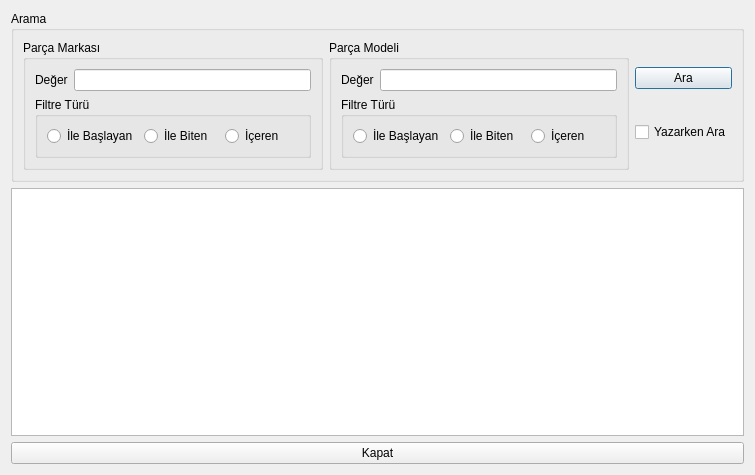
<?xml version="1.0" encoding="UTF-8"?>
<ui version="4.0">
 <class>TKNKasaListe</class>
 <widget class="QDialog" name="TKNKasaListe">
  <property name="geometry">
   <rect>
    <x>0</x>
    <y>0</y>
    <width>755</width>
    <height>475</height>
   </rect>
  </property>
  <property name="windowTitle">
   <string>Dialog</string>
  </property>
  <property name="styleSheet">
   <string notr="true"/>
  </property>
  <layout class="QVBoxLayout" name="verticalLayout_4">
   <item>
    <widget class="QGroupBox" name="groupBox">
     <property name="title">
      <string>Arama</string>
     </property>
     <layout class="QHBoxLayout" name="horizontalLayout_7">
      <item>
       <widget class="QGroupBox" name="groupBox_2">
        <property name="title">
         <string>Parça Markası</string>
        </property>
        <layout class="QVBoxLayout" name="verticalLayout">
         <item>
          <layout class="QHBoxLayout" name="horizontalLayout_3">
           <item>
            <widget class="QLabel" name="label">
             <property name="text">
              <string>Değer</string>
             </property>
             <property name="buddy">
              <cstring>leParcaMarkaDegeri</cstring>
             </property>
            </widget>
           </item>
           <item>
            <widget class="QLineEdit" name="leParcaMarkaDegeri"/>
           </item>
          </layout>
         </item>
         <item>
          <widget class="QGroupBox" name="groupBox_3">
           <property name="title">
            <string>Filtre Türü</string>
           </property>
           <layout class="QHBoxLayout" name="horizontalLayout_2">
            <item>
             <layout class="QHBoxLayout" name="horizontalLayout">
              <item>
               <widget class="QRadioButton" name="rbParcaMarkaIleBaslayan">
                <property name="text">
                 <string>İle Başlayan</string>
                </property>
               </widget>
              </item>
              <item>
               <widget class="QRadioButton" name="rbParcaMarkaIleBiten">
                <property name="text">
                 <string>İle Biten</string>
                </property>
               </widget>
              </item>
              <item>
               <widget class="QRadioButton" name="rbParcaMarkaIceren">
                <property name="text">
                 <string>İçeren</string>
                </property>
               </widget>
              </item>
             </layout>
            </item>
           </layout>
          </widget>
         </item>
        </layout>
       </widget>
      </item>
      <item>
       <widget class="QGroupBox" name="groupBox_4">
        <property name="title">
         <string>Parça Modeli</string>
        </property>
        <layout class="QVBoxLayout" name="verticalLayout_2">
         <item>
          <layout class="QHBoxLayout" name="horizontalLayout_4">
           <item>
            <widget class="QLabel" name="label_2">
             <property name="text">
              <string>Değer</string>
             </property>
             <property name="buddy">
              <cstring>leParcaMarkaDegeri</cstring>
             </property>
            </widget>
           </item>
           <item>
            <widget class="QLineEdit" name="leParcaModelDegeri"/>
           </item>
          </layout>
         </item>
         <item>
          <widget class="QGroupBox" name="groupBox_5">
           <property name="title">
            <string>Filtre Türü</string>
           </property>
           <layout class="QHBoxLayout" name="horizontalLayout_5">
            <item>
             <layout class="QHBoxLayout" name="horizontalLayout_6">
              <item>
               <widget class="QRadioButton" name="rbParcaModelIleBaslayan">
                <property name="text">
                 <string>İle Başlayan</string>
                </property>
               </widget>
              </item>
              <item>
               <widget class="QRadioButton" name="rbParcaModelIleBiten">
                <property name="text">
                 <string>İle Biten</string>
                </property>
               </widget>
              </item>
              <item>
               <widget class="QRadioButton" name="rbParcaModelIceren">
                <property name="text">
                 <string>İçeren</string>
                </property>
               </widget>
              </item>
             </layout>
            </item>
           </layout>
          </widget>
         </item>
        </layout>
       </widget>
      </item>
      <item>
       <layout class="QVBoxLayout" name="verticalLayout_3">
        <item>
         <widget class="QPushButton" name="pushButton">
          <property name="text">
           <string>Ara</string>
          </property>
         </widget>
        </item>
        <item>
         <widget class="QCheckBox" name="cbYazarkenAra">
          <property name="text">
           <string>Yazarken Ara</string>
          </property>
         </widget>
        </item>
       </layout>
      </item>
     </layout>
    </widget>
   </item>
   <item>
    <widget class="QTableWidget" name="tableWidget"/>
   </item>
   <item>
    <widget class="QPushButton" name="pushButton_2">
     <property name="text">
      <string>Kapat</string>
     </property>
    </widget>
   </item>
  </layout>
 </widget>
 <resources/>
 <connections>
  <connection>
   <sender>cbYazarkenAra</sender>
   <signal>clicked(bool)</signal>
   <receiver>pushButton</receiver>
   <slot>setDisabled(bool)</slot>
   <hints>
    <hint type="sourcelabel">
     <x>678</x>
     <y>125</y>
    </hint>
    <hint type="destinationlabel">
     <x>672</x>
     <y>91</y>
    </hint>
   </hints>
  </connection>
  <connection>
   <sender>leParcaModelDegeri</sender>
   <signal>textChanged(QString)</signal>
   <receiver>TKNKasaListe</receiver>
   <slot>Ara()</slot>
   <hints>
    <hint type="sourcelabel">
     <x>559</x>
     <y>82</y>
    </hint>
    <hint type="destinationlabel">
     <x>625</x>
     <y>190</y>
    </hint>
   </hints>
  </connection>
  <connection>
   <sender>leParcaMarkaDegeri</sender>
   <signal>textChanged(QString)</signal>
   <receiver>TKNKasaListe</receiver>
   <slot>Ara()</slot>
   <hints>
    <hint type="sourcelabel">
     <x>241</x>
     <y>86</y>
    </hint>
    <hint type="destinationlabel">
     <x>321</x>
     <y>190</y>
    </hint>
   </hints>
  </connection>
  <connection>
   <sender>rbParcaMarkaIceren</sender>
   <signal>clicked()</signal>
   <receiver>TKNKasaListe</receiver>
   <slot>Ara()</slot>
   <hints>
    <hint type="sourcelabel">
     <x>273</x>
     <y>143</y>
    </hint>
    <hint type="destinationlabel">
     <x>281</x>
     <y>184</y>
    </hint>
   </hints>
  </connection>
  <connection>
   <sender>rbParcaMarkaIleBiten</sender>
   <signal>clicked()</signal>
   <receiver>TKNKasaListe</receiver>
   <slot>Ara()</slot>
   <hints>
    <hint type="sourcelabel">
     <x>190</x>
     <y>135</y>
    </hint>
    <hint type="destinationlabel">
     <x>211</x>
     <y>190</y>
    </hint>
   </hints>
  </connection>
  <connection>
   <sender>rbParcaMarkaIleBaslayan</sender>
   <signal>clicked()</signal>
   <receiver>TKNKasaListe</receiver>
   <slot>Ara()</slot>
   <hints>
    <hint type="sourcelabel">
     <x>127</x>
     <y>137</y>
    </hint>
    <hint type="destinationlabel">
     <x>145</x>
     <y>186</y>
    </hint>
   </hints>
  </connection>
  <connection>
   <sender>rbParcaModelIceren</sender>
   <signal>clicked()</signal>
   <receiver>TKNKasaListe</receiver>
   <slot>Ara()</slot>
   <hints>
    <hint type="sourcelabel">
     <x>550</x>
     <y>137</y>
    </hint>
    <hint type="destinationlabel">
     <x>592</x>
     <y>186</y>
    </hint>
   </hints>
  </connection>
  <connection>
   <sender>rbParcaModelIleBiten</sender>
   <signal>clicked()</signal>
   <receiver>TKNKasaListe</receiver>
   <slot>Ara()</slot>
   <hints>
    <hint type="sourcelabel">
     <x>469</x>
     <y>135</y>
    </hint>
    <hint type="destinationlabel">
     <x>510</x>
     <y>187</y>
    </hint>
   </hints>
  </connection>
  <connection>
   <sender>rbParcaModelIleBaslayan</sender>
   <signal>clicked()</signal>
   <receiver>TKNKasaListe</receiver>
   <slot>Ara()</slot>
   <hints>
    <hint type="sourcelabel">
     <x>385</x>
     <y>136</y>
    </hint>
    <hint type="destinationlabel">
     <x>436</x>
     <y>187</y>
    </hint>
   </hints>
  </connection>
  <connection>
   <sender>pushButton_2</sender>
   <signal>clicked()</signal>
   <receiver>TKNKasaListe</receiver>
   <slot>accept()</slot>
   <hints>
    <hint type="sourcelabel">
     <x>677</x>
     <y>446</y>
    </hint>
    <hint type="destinationlabel">
     <x>744</x>
     <y>345</y>
    </hint>
   </hints>
  </connection>
  <connection>
   <sender>pushButton</sender>
   <signal>clicked()</signal>
   <receiver>TKNKasaListe</receiver>
   <slot>Ara()</slot>
   <hints>
    <hint type="sourcelabel">
     <x>716</x>
     <y>77</y>
    </hint>
    <hint type="destinationlabel">
     <x>748</x>
     <y>98</y>
    </hint>
   </hints>
  </connection>
 </connections>
 <slots>
  <slot>Ara()</slot>
 </slots>
</ui>
